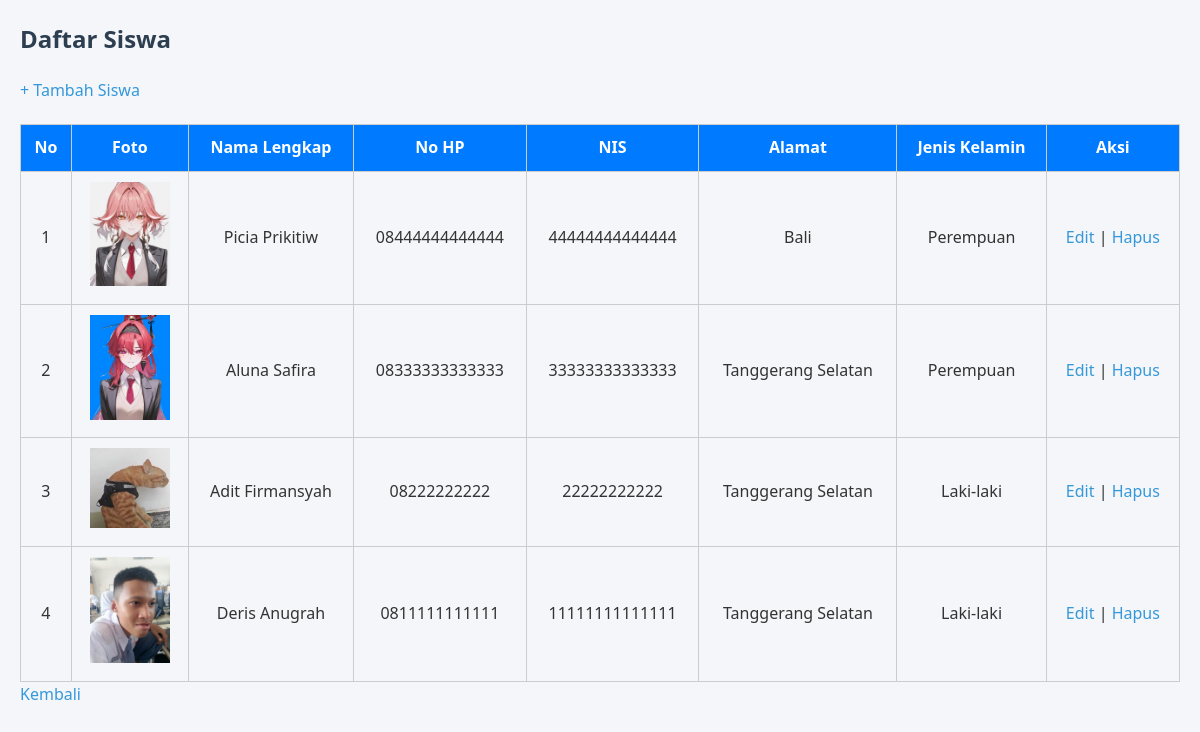
The app's page /siswa/siswa.php (signed in) with its own data.
### tables this page shows
CREATE TABLE `siswa` (
  `id` int(11) NOT NULL,
  `nama_depan` varchar(255) NOT NULL,
  `nama_belakang` varchar(255) NOT NULL,
  `no_hp` varchar(255) NOT NULL,
  `nis` varchar(255) NOT NULL,
  `alamat` text NOT NULL,
  `jenis_kelamin` enum('Laki-laki','Perempuan') NOT NULL,
  `foto` varchar(255) NOT NULL DEFAULT current_timestamp(),
  `created_at` timestamp NOT NULL DEFAULT current_timestamp()
);

### siswa/siswa.php (the view, shortened to what this page needs)
<?php
require_once('../config/database.php');
$stmt = $pdo->query("SELECT * FROM siswa ORDER BY id DESC");
$siswa_list = $stmt->fetchAll();
?>
<!DOCTYPE html>
<html>
<head>
</head>
<body>
    <h2>Daftar Siswa</h2>
    <a href="tambah.php">+ Tambah Siswa</a>
    <table>
        <thead>
            <tr>
                <th>No</th>
                <th>Foto</th>
                <th>Nama Lengkap</th>
                <th>No HP</th>
                <th>NIS</th>
                <th>Alamat</th>
                <th>Jenis Kelamin</th>
                <th>Aksi</th>
            </tr>
        </thead>
        <tbody>
            <?php if (count($siswa_list) > 0): ?>
                <?php foreach ($siswa_list as $index => $siswa): ?>
                    <tr>
                        <td><?= $index + 1 ?></td>
                        <td>
                            <?php if (!empty($siswa['foto'])): ?>
                                <img src="../uploads/<?= htmlspecialchars($siswa['foto']) ?>" alt="Foto Siswa">
                            <?php else: ?>
                                Tidak Ada Foto
                            <?php endif; ?>
                        </td>
                        <td><?= htmlspecialchars($siswa['nama_depan']) . ' ' . htmlspecialchars($siswa['nama_belakang']) ?></td>
                        <td><?= htmlspecialchars($siswa['no_hp']) ?></td>
                        <td><?= htmlspecialchars($siswa['nis']) ?></td>
                        <td><?= htmlspecialchars($siswa['alamat']) ?></td>
                        <td><?= htmlspecialchars($siswa['jenis_kelamin']) ?></td>
                        <td>
                            <a href="edit.php?id=<?= $siswa['id'] ?>">Edit</a> |
                            <a href="hapus.php?id=<?= $siswa['id'] ?>" onclick="return confirm('Yakin mau hapus?')">Hapus</a>
                        </td>
                    </tr>
                <?php endforeach; ?>
            <?php else: ?>
                <tr>
                    <td colspan="8">Belum ada data siswa.</td>
                </tr>
            <?php endif; ?>
        </tbody>
    </table>
    <a href="../home.php">Kembali</a>
</body>
</html>

### siswa/siswa.php (style rules this page uses)
table { width: 100%; border-collapse: collapse; margin-top: 20px; }
th, td { padding: 10px; border: 1px solid #ccc; text-align: center; }
img { max-width: 80px; height: auto; }
* { margin: 0; padding: 0; box-sizing: border-box; font-family: 'Segoe UI', Tahoma, Geneva, Verdana, sans-serif; }
body { background-color: #f4f6f9; color: #333; line-height: 1.6; min-height: 100vh; padding: 20px; }
h1, h2, h3 { margin-bottom: 20px; color: #2c3e50; }
a { text-decoration: none; color: #3498db; }
th { background-color: #007bff; color: white; }

### records on screen
siswa: foto (picture), nama_depan "Picia", nama_belakang "Prikitiw", no_hp "08444444444444", nis "44444444444444", alamat "Bali", jenis_kelamin "Perempuan"
siswa: foto (picture), nama_depan "Aluna", nama_belakang "Safira", no_hp "08333333333333", nis "33333333333333", alamat "Tanggerang Selatan", jenis_kelamin "Perempuan"
siswa: foto (picture), nama_depan "Adit", nama_belakang "Firmansyah", no_hp "08222222222", nis "22222222222", alamat "Tanggerang Selatan", jenis_kelamin "Laki-laki"
siswa: foto (picture), nama_depan "Deris", nama_belakang "Anugrah", no_hp "0811111111111", nis "11111111111111", alamat "Tanggerang Selatan", jenis_kelamin "Laki-laki"
